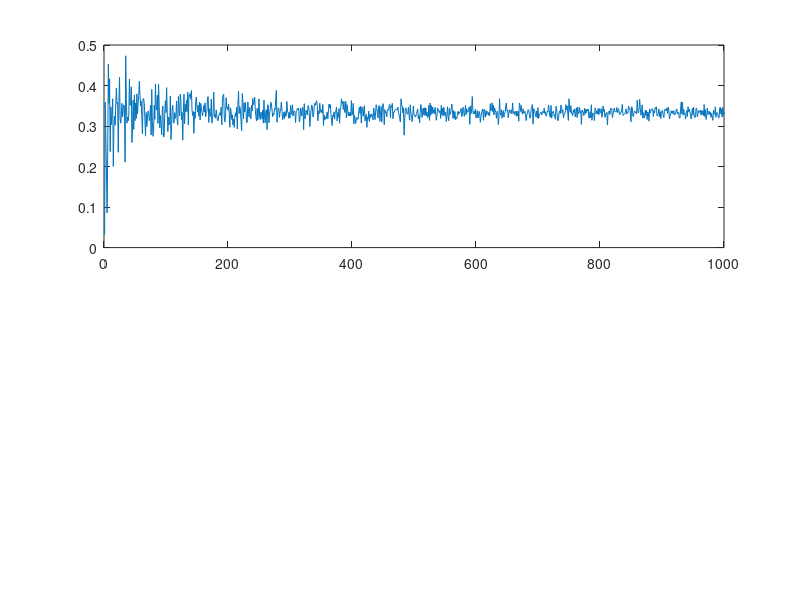

Recreate this plot in MATLAB. (Note: this script raises an error after producing the figure.)
clear all
close all
clc

u1 = zeros(1,1000);
u2 = zeros(1,1000);
for n = 1:1000
    for i = 1:n
        x = rand;
        u1(n) = u1(n)+x^2;
        u2(n) = u2(n)+cos(pi*x);
    end
    u1(n)=u1(n)/n;
    u2(n)=u2(n)/n;
end

subplot(2,1,1)
plot(u1)
hold on
yline(1/3)
legend("estimate","true value")
xlabel("n")
subplot(2,1,2)
plot(u2)
yline(0)
legend("estimate","true value")
xlabel("n")


